Frame 1 (no input): blank canvas, image omitted
Frame 60 (the mouse pressed at the canvas centre just before this capture): blank canvas, image omitted
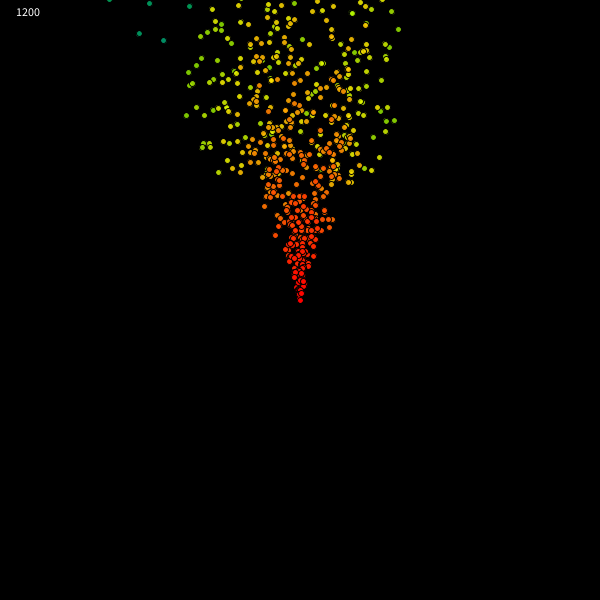
Frame 120 (the mouse held since frame 60 and released just before this capture)

The Processing sketch whose frames 1 and 60 were blank and that drew this single picture after the mouse press (run headless with seeded random() and noise(); from frame 60 on, the mouse is pressed at the canvas centre):

// Processing sketch: SimpleParticle
// ── SimpleParticle.pde
class P {
  float x, y, r;
  float vx, vy;
  int age;
  P(float x, float y) {
    this.x = x;
    this.y = y;
    r = 3;
    vx = random(-2, 2);
    vy = random(-10, -5);
    age = 0;
  }
  void draw() {
    float h = map(age, 0, 255, 0, 255);
    float a = map(age, 0, 255, 255, 0);
    fill(h, 255, 255, a);
    ellipse(x, y, 2*r, 2*r);
  }
  boolean update() {
    x += vx;
    y += vy;
    vy += 0.1;
    age++;
    return y < height;
  }
}

ArrayList<P> particles;

void setup() {
  size(600, 600);
  particles = new ArrayList<P>();
  colorMode(HSB);
}

void draw() {
  background(0);
  ArrayList<P> ps = new ArrayList<P>();
  for (P p: particles) {
    p.draw();
    if (p.update()) {
      ps.add(p);
    }
  }
  for (int i = 0; i < 10; i++) {
    //ps.add(new P(width/2, height));
    ps.add(new P(mouseX, mouseY));
  }
  particles = ps;
  fill(0, 0, 255);
  text(particles.size(), 16, 16);
}
